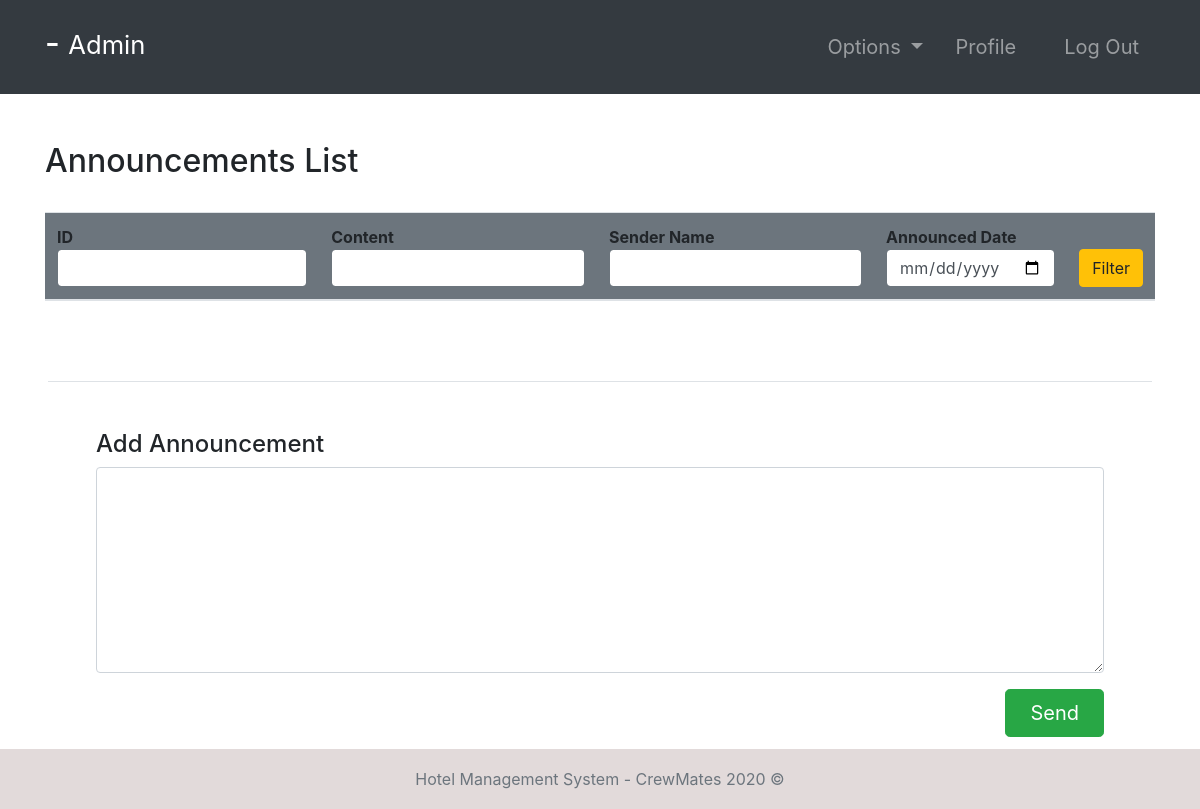
The app's page /announcements/ (signed in), older data.
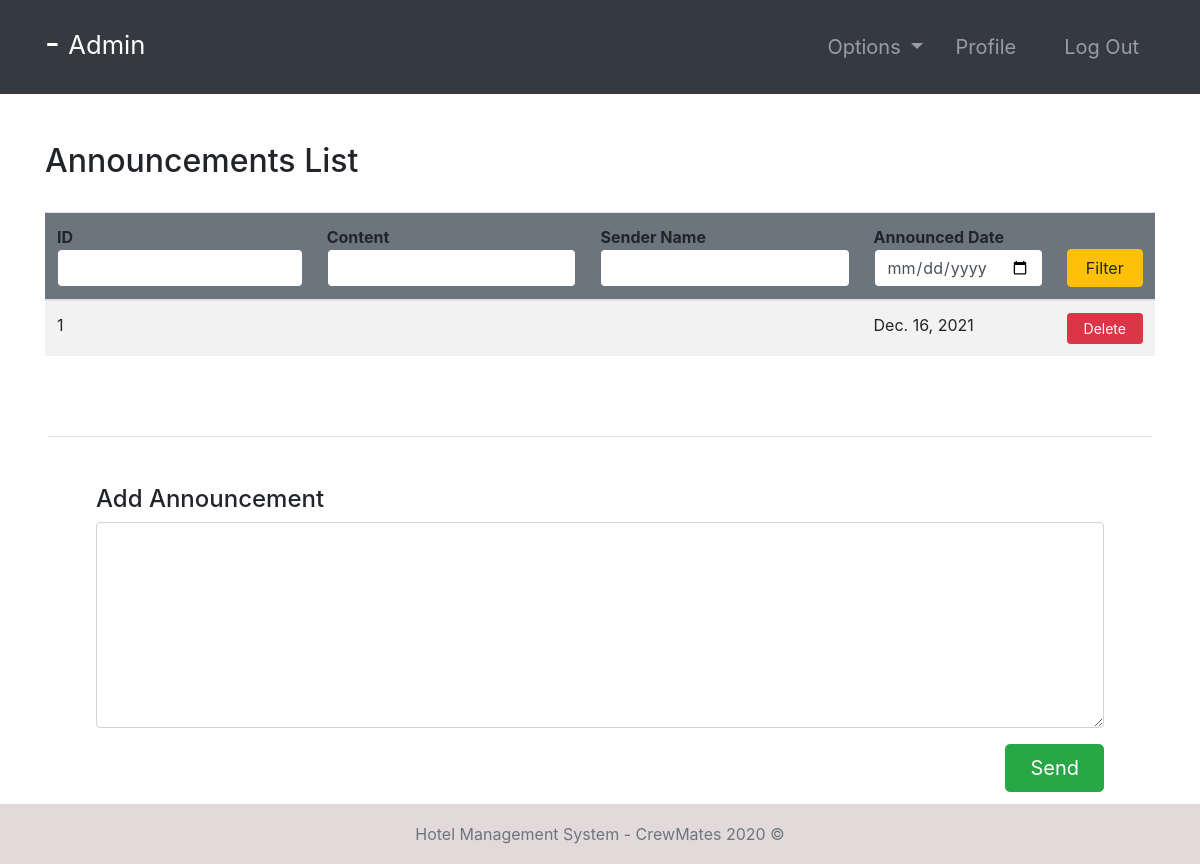
The same page, newer data.
### hotel/models.py (models this page shows, shortened)
class Announcement(models.Model):
    content = models.TextField()
    sender = models.ForeignKey(Employee, null=True, on_delete=models.CASCADE)
    date = models.DateField(default=timezone.now)

### hotel/views.py (the view, shortened to what this page needs)
# urls.py: path('announcements/', announcements, name="announcements"),
@ login_required(login_url='login')
def announcements(request):
    role = str(request.user.groups.all()[0])
    path = role + "/"
    announcements = Announcement.objects.all()
    context = {
        "role": role,
        'announcements': announcements
    }
    return render(request, path + "announcements.html", context)

### Templates/admin/announcements.html
{% extends '../index.html' %}
{% block context %}
{% include '../common_pages/authorized-announcements.html' %}
{% endblock %}

### Templates/common_pages/authorized-announcements.html (shortened to what this page needs)
<div class="container py-5">
    <div class="table-header row">
        <div class="col-sm-12 col-md-12 col-lg-4 mb-4">
            <h2>Announcements List</h2>
        </div>
    </div>
    <table class="table table-hover table-striped">
        <thead class="bg-secondary rounded">
            <tr>
                <form action="" method="POST">
                    <th>ID<input type="number" name="id" value="{{id}}" class="form-control border border-secondary">
                    </th>
                    <th>Content<input type="text" name="content" value="{{content}}"
                            class="form-control border border-secondary"></th>
                    <th>Sender Name<input type="text" name="name" value="{{name}}"
                            class="form-control border border-secondary"></th>
                    <th>Announced Date<input type="date" class="form-control border border-secondary" name="date"
                            value="{{date}}"></th>
                    <th><button type="submit" name="filter" class="btn btn-warning w-100">Filter</button></th>
                </form>
            </tr>
        </thead>
        <tbody>
            {% for announcement in announcements %}
            <tr>
                <td>{{announcement.id}}</td>
                <td>{{announcement.content}}</td>
                <td>{{announcement.sender.user.first_name}} {{announcement.sender.user.last_name}}</td>
                <td>{{announcement.date}}</td>
                {% if role == "manager" or role == "admin" %}
                <td> <a href="{% url 'deleteAnnouncement' announcement.id %}"
                        class="btn btn-sm btn-danger px-3">Delete</a> </td>
                {% else %}
                <td></td>
                {% endif %}
            </tr>
            {% endfor %}
        </tbody>
    </table>
</div>
{% if role == "manager" or role == "admin" %}
<div class="add-annoucment border-top my-3 mx-5 p-5">
    <h4>Add Announcement</h4>
    <form action="" method="POST">
        <div class="form-group">
            <textarea class="form-control" name="textid" rows="8" placeholder="Enter Content of Announcement"
                id="textid">
            </textarea>
        </div>
        <button type="submit" class="btn btn-success btn-lg px-4 float-right" name="sendAnnouncement">Send</button>
    </form>
</div>
{% endif %}

Row changes from the older to the newer data that the page shows:
added Announcement: id "1", date "Dec. 16, 2021"
